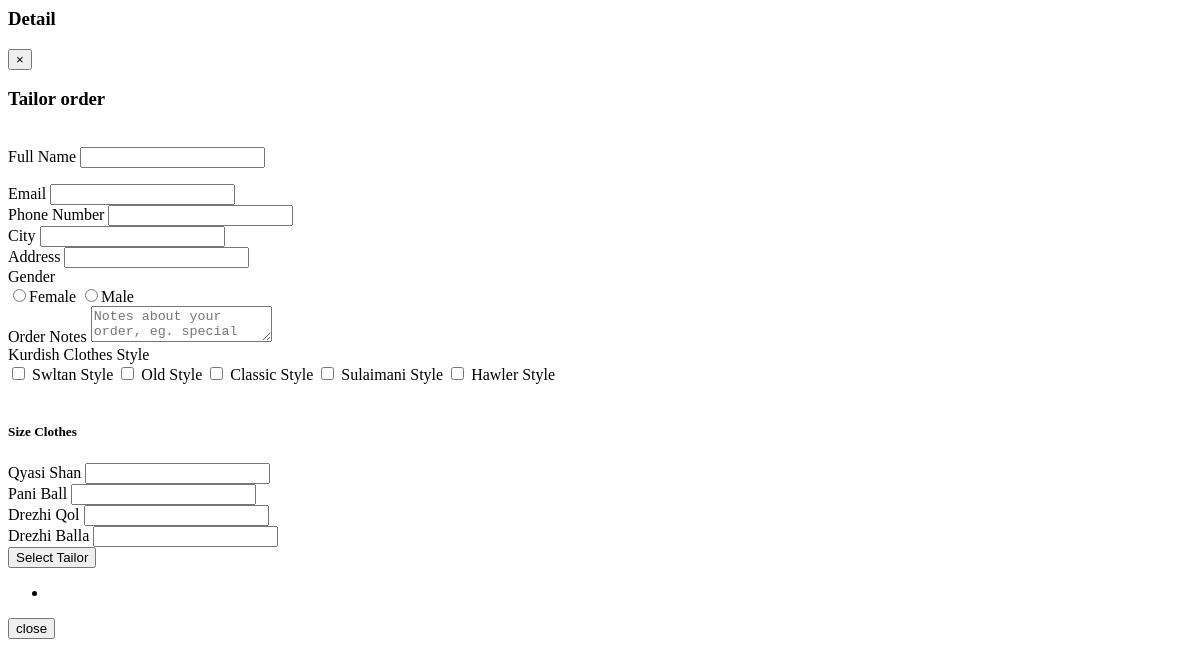
The app's page /modal1.php, older data.
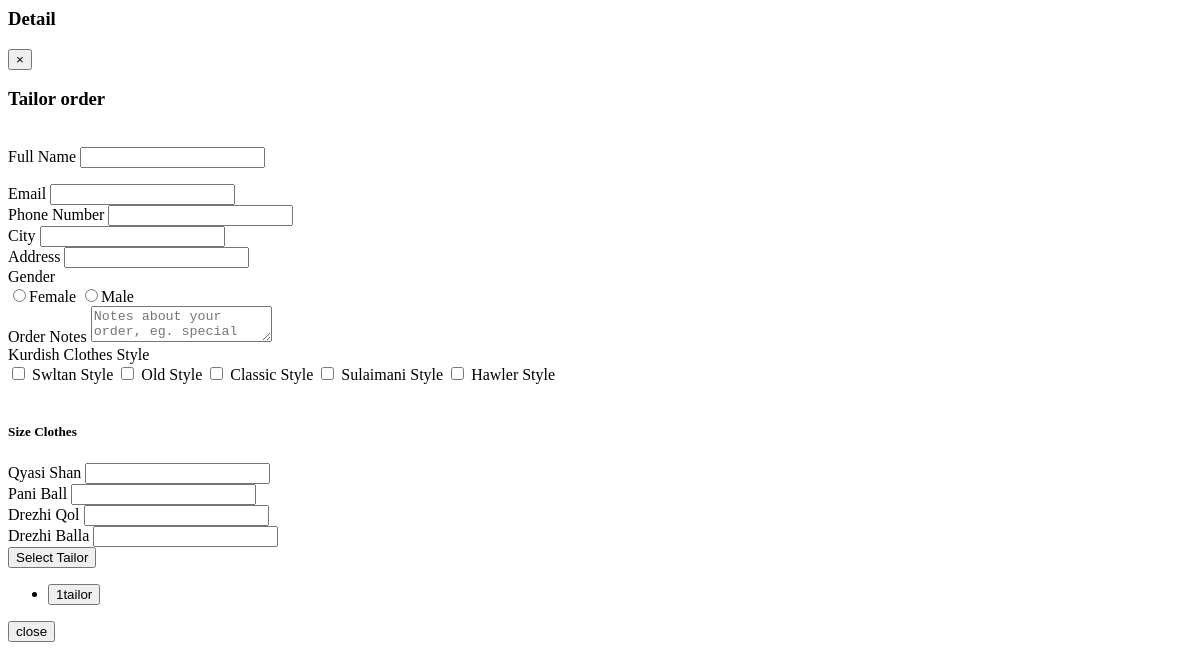
The same page, newer data.
### tables this page shows
CREATE TABLE `tailorpost` (
  `id` int(11) NOT NULL,
  `name` varchar(255) NOT NULL,
  `title` text NOT NULL,
  `img` text NOT NULL,
  `tailorId` int(11) NOT NULL,
  `gender` varchar(255) NOT NULL
);

CREATE TABLE `tailorregester` (
  `id` int(11) NOT NULL,
  `username` varchar(21) NOT NULL,
  `firstName` varchar(21) NOT NULL,
  `lastName` varchar(21) NOT NULL,
  `email` varchar(21) NOT NULL,
  `phone` bigint(11) NOT NULL,
  `password` varchar(255) NOT NULL,
  `joinDate` datetime NOT NULL DEFAULT current_timestamp(),
  `facebooklink` text NOT NULL,
  `instalink` text NOT NULL,
  `file` text NOT NULL,
  `gender` varchar(255) NOT NULL,
  `about` text NOT NULL,
  `accept` int(11) NOT NULL DEFAULT 0
);

### modal1.php (the view, shortened to what the changed rows need)
<body>
    <div class="modal fade" id="m1">
        <div class="modal-dialog modal-md">
            <div class="modal-content">
                <div class="modal-body">
                    <div class="container">
                        <div class="row">
                            <br>
                            <div class="dropdown form-group" >
  <ul class="dropdown-menu">
    <li>
        <?php
             $sql = "SELECT tailorPost.* ,Tailorregester.id,Tailorregester.file,Tailorregester.username FROM `tailorPost`,Tailorregester WHERE tailorPost.gender='male' AND tailorPost.tailorId=Tailorregester.id";
             $result = mysqli_query($conn, $sql);
                while($row = mysqli_fetch_assoc($result)){
             ?>
        <input type="submit" name="submit" value="<?php echo $row['id']. $row['username'] ?>" type="button">
        <?php } ?>
</li>
  </ul>
</div>
                        </div>
                    </div>
                </div>
            </div>
        </div>
    </div>
</body>

Row changes from the older to the newer data that the page shows:
added tailorpost: submit "1tailor"
